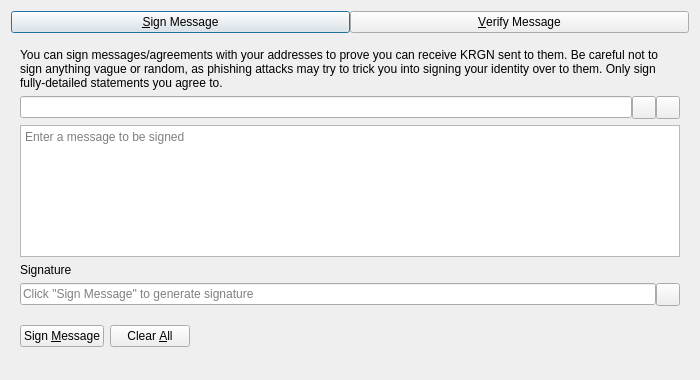
<?xml version="1.0" encoding="UTF-8"?>
<ui version="4.0">
 <class>SignVerifyMessageDialog</class>
 <widget class="QDialog" name="SignVerifyMessageDialog">
  <property name="geometry">
   <rect>
    <x>0</x>
    <y>0</y>
    <width>700</width>
    <height>380</height>
   </rect>
  </property>
  <property name="windowTitle">
   <string>Signatures - Sign / Verify a Message</string>
  </property>
  <property name="modal">
   <bool>true</bool>
  </property>
  <layout class="QVBoxLayout" name="verticalLayout">
   <item>
    <layout class="QHBoxLayout" name="horizontalLayout_Buttons_2">
     <property name="spacing">
      <number>0</number>
     </property>
     <property name="topMargin">
      <number>0</number>
     </property>
     <item>
      <widget class="QPushButton" name="btnSignMessage">
       <property name="text">
        <string>&amp;Sign Message</string>
       </property>
       <property name="checkable">
        <bool>true</bool>
       </property>
      </widget>
     </item>
     <item>
      <widget class="QPushButton" name="btnVerifyMessage">
       <property name="text">
        <string>&amp;Verify Message</string>
       </property>
       <property name="checkable">
        <bool>true</bool>
       </property>
      </widget>
     </item>
    </layout>
   </item>
   <item>
    <widget class="QStackedWidget" name="stackedWidgetSig">
     <property name="minimumSize">
      <size>
       <width>0</width>
       <height>0</height>
      </size>
     </property>
     <property name="currentIndex">
      <number>0</number>
     </property>
     <widget class="QWidget" name="pageSignMessage">
      <layout class="QVBoxLayout" name="verticalLayout_SM">
       <item>
        <widget class="QLabel" name="infoLabel_SM">
         <property name="text">
          <string>You can sign messages/agreements with your addresses to prove you can receive KRGN sent to them. Be careful not to sign anything vague or random, as phishing attacks may try to trick you into signing your identity over to them. Only sign fully-detailed statements you agree to.</string>
         </property>
         <property name="textFormat">
          <enum>Qt::PlainText</enum>
         </property>
         <property name="wordWrap">
          <bool>true</bool>
         </property>
        </widget>
       </item>
       <item>
        <layout class="QHBoxLayout" name="horizontalLayout_1_SM">
         <property name="spacing">
          <number>0</number>
         </property>
         <item>
          <widget class="QValidatedLineEdit" name="addressIn_SM">
           <property name="toolTip">
            <string>The Kerrigan address to sign the message with</string>
           </property>
          </widget>
         </item>
         <item>
          <widget class="QToolButton" name="addressBookButton_SM">
           <property name="toolTip">
            <string>Choose previously used address</string>
           </property>
           <property name="text">
            <string/>
           </property>
           <property name="shortcut">
            <string>Alt+A</string>
           </property>
          </widget>
         </item>
         <item>
          <widget class="QToolButton" name="pasteButton_SM">
           <property name="toolTip">
            <string>Paste address from clipboard</string>
           </property>
           <property name="text">
            <string/>
           </property>
           <property name="shortcut">
            <string>Alt+P</string>
           </property>
          </widget>
         </item>
        </layout>
       </item>
       <item>
        <widget class="QPlainTextEdit" name="messageIn_SM">
         <property name="toolTip">
          <string>Enter the message you want to sign here</string>
         </property>
         <property name="placeholderText">
          <string>Enter a message to be signed</string>
         </property>
        </widget>
       </item>
       <item>
        <widget class="QLabel" name="signatureLabel_SM">
         <property name="text">
          <string>Signature</string>
         </property>
         <property name="textFormat">
          <enum>Qt::PlainText</enum>
         </property>
        </widget>
       </item>
       <item>
        <layout class="QHBoxLayout" name="horizontalLayout_2_SM">
         <property name="spacing">
          <number>0</number>
         </property>
         <item>
          <widget class="QLineEdit" name="signatureOut_SM">
           <property name="placeholderText">
            <string>Click "Sign Message" to generate signature</string>
           </property>
           <property name="readOnly">
            <bool>true</bool>
           </property>
          </widget>
         </item>
         <item>
          <widget class="QToolButton" name="copySignatureButton_SM">
           <property name="toolTip">
            <string>Copy the current signature to the system clipboard</string>
           </property>
           <property name="text">
            <string/>
           </property>
          </widget>
         </item>
        </layout>
       </item>
       <item>
        <layout class="QHBoxLayout" name="horizontalLayout_3_SM">
         <item>
          <widget class="QPushButton" name="signMessageButton_SM">
           <property name="toolTip">
            <string>Sign the message to prove you own this Kerrigan address</string>
           </property>
           <property name="text">
            <string>Sign &amp;Message</string>
           </property>
           <property name="autoDefault">
            <bool>false</bool>
           </property>
          </widget>
         </item>
         <item>
          <widget class="QPushButton" name="clearButton_SM">
           <property name="toolTip">
            <string>Reset all sign message fields</string>
           </property>
           <property name="text">
            <string>Clear &amp;All</string>
           </property>
           <property name="autoDefault">
            <bool>false</bool>
           </property>
          </widget>
         </item>
         <item>
          <spacer name="horizontalSpacer_1_SM">
           <property name="orientation">
            <enum>Qt::Horizontal</enum>
           </property>
           <property name="sizeHint" stdset="0">
            <size>
             <width>40</width>
             <height>48</height>
            </size>
           </property>
          </spacer>
         </item>
         <item>
          <widget class="QLabel" name="statusLabel_SM">
           <property name="text">
            <string/>
           </property>
           <property name="wordWrap">
            <bool>true</bool>
           </property>
          </widget>
         </item>
         <item>
          <spacer name="horizontalSpacer_2_SM">
           <property name="orientation">
            <enum>Qt::Horizontal</enum>
           </property>
           <property name="sizeHint" stdset="0">
            <size>
             <width>40</width>
             <height>48</height>
            </size>
           </property>
          </spacer>
         </item>
        </layout>
       </item>
      </layout>
     </widget>
     <widget class="QWidget" name="pageVerifyMessage">
      <layout class="QVBoxLayout" name="verticalLayout_VM">
       <item>
        <widget class="QLabel" name="infoLabel_VM">
         <property name="text">
          <string>Enter the receiver's address, message (ensure you copy line breaks, spaces, tabs, etc. exactly) and signature below to verify the message. Be careful not to read more into the signature than what is in the signed message itself, to avoid being tricked by a man-in-the-middle attack. Note that this only proves the signing party receives with the address, it cannot prove sendership of any transaction!</string>
         </property>
         <property name="textFormat">
          <enum>Qt::PlainText</enum>
         </property>
         <property name="alignment">
          <set>Qt::AlignLeading|Qt::AlignLeft|Qt::AlignTop</set>
         </property>
         <property name="wordWrap">
          <bool>true</bool>
         </property>
        </widget>
       </item>
       <item>
        <layout class="QHBoxLayout" name="horizontalLayout_1_VM">
         <property name="spacing">
          <number>0</number>
         </property>
         <item>
          <widget class="QValidatedLineEdit" name="addressIn_VM">
           <property name="toolTip">
            <string>The Kerrigan address the message was signed with</string>
           </property>
          </widget>
         </item>
         <item>
          <widget class="QToolButton" name="addressBookButton_VM">
           <property name="toolTip">
            <string>Choose previously used address</string>
           </property>
           <property name="text">
            <string/>
           </property>
           <property name="shortcut">
            <string>Alt+A</string>
           </property>
          </widget>
         </item>
        </layout>
       </item>
       <item>
        <widget class="QPlainTextEdit" name="messageIn_VM">
          <property name="toolTip">
            <string>The signed message to verify</string>
          </property>
          <property name="placeholderText">
            <string>Enter a message to be verified</string>
          </property>
        </widget>
       </item>
       <item>
        <widget class="QValidatedLineEdit" name="signatureIn_VM">
          <property name="toolTip">
            <string>The signature given when the message was signed</string>
          </property>
          <property name="placeholderText">
            <string>Enter a signature for the message to be verified</string>
          </property>
        </widget>
       </item>
       <item>
        <layout class="QHBoxLayout" name="horizontalLayout_2_VM">
         <item>
          <widget class="QPushButton" name="verifyMessageButton_VM">
           <property name="toolTip">
            <string>Verify the message to ensure it was signed with the specified Kerrigan address</string>
           </property>
           <property name="text">
            <string>Verify &amp;Message</string>
           </property>
           <property name="autoDefault">
            <bool>false</bool>
           </property>
          </widget>
         </item>
         <item>
          <widget class="QPushButton" name="clearButton_VM">
           <property name="toolTip">
            <string>Reset all verify message fields</string>
           </property>
           <property name="text">
            <string>Clear &amp;All</string>
           </property>
           <property name="autoDefault">
            <bool>false</bool>
           </property>
          </widget>
         </item>
         <item>
          <spacer name="horizontalSpacer_1_VM">
           <property name="orientation">
            <enum>Qt::Horizontal</enum>
           </property>
           <property name="sizeHint" stdset="0">
            <size>
             <width>40</width>
             <height>48</height>
            </size>
           </property>
          </spacer>
         </item>
         <item>
          <widget class="QLabel" name="statusLabel_VM">
           <property name="text">
            <string/>
           </property>
           <property name="wordWrap">
            <bool>true</bool>
           </property>
          </widget>
         </item>
         <item>
          <spacer name="horizontalSpacer_2_VM">
           <property name="orientation">
            <enum>Qt::Horizontal</enum>
           </property>
           <property name="sizeHint" stdset="0">
            <size>
             <width>40</width>
             <height>48</height>
            </size>
           </property>
          </spacer>
         </item>
        </layout>
       </item>
      </layout>
     </widget>
    </widget>
   </item>
  </layout>
 </widget>
 <customwidgets>
  <customwidget>
   <class>QValidatedLineEdit</class>
   <extends>QLineEdit</extends>
   <header>qt/qvalidatedlineedit.h</header>
  </customwidget>
 </customwidgets>
 <resources>
  <include location="../kerrigan.qrc"/>
 </resources>
 <connections/>
</ui>
